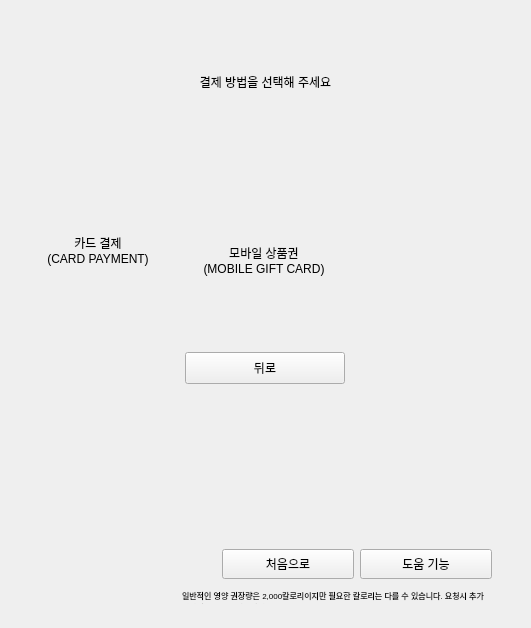
     <widget class="QWidget" name="page_payment_way">
      <layout class="QVBoxLayout" name="verticalLayout_56">
       <property name="spacing">
        <number>0</number>
       </property>
       <property name="leftMargin">
        <number>0</number>
       </property>
       <property name="topMargin">
        <number>0</number>
       </property>
       <property name="rightMargin">
        <number>0</number>
       </property>
       <property name="bottomMargin">
        <number>0</number>
       </property>
       <item>
        <widget class="QWidget" name="widget_48" native="true">
         <property name="minimumSize">
          <size>
           <width>0</width>
           <height>0</height>
          </size>
         </property>
         <property name="maximumSize">
          <size>
           <width>16777215</width>
           <height>16777215</height>
          </size>
         </property>
         <layout class="QVBoxLayout" name="verticalLayout_53">
          <item>
           <widget class="QWidget" name="widget_49" native="true">
            <layout class="QHBoxLayout" name="horizontalLayout_28">
             <item>
              <widget class="QLabel" name="label_7">
               <property name="minimumSize">
                <size>
                 <width>40</width>
                 <height>40</height>
                </size>
               </property>
               <property name="maximumSize">
                <size>
                 <width>40</width>
                 <height>40</height>
                </size>
               </property>
               <property name="text">
                <string/>
               </property>
               <property name="pixmap">
                <pixmap>../src/logo.png</pixmap>
               </property>
               <property name="scaledContents">
                <bool>true</bool>
               </property>
              </widget>
             </item>
            </layout>
           </widget>
          </item>
          <item>
           <widget class="QLabel" name="label_ask_pay_way">
            <property name="text">
             <string>결제 방법을 선택해 주세요</string>
            </property>
            <property name="alignment">
             <set>Qt::AlignCenter</set>
            </property>
           </widget>
          </item>
          <item>
           <widget class="QWidget" name="widget_50" native="true">
            <property name="minimumSize">
             <size>
              <width>0</width>
              <height>200</height>
             </size>
            </property>
            <property name="maximumSize">
             <size>
              <width>16777215</width>
              <height>200</height>
             </size>
            </property>
            <layout class="QHBoxLayout" name="horizontalLayout_29">
             <item>
              <widget class="QWidget" name="pay_way_1" native="true">
               <property name="minimumSize">
                <size>
                 <width>160</width>
                 <height>180</height>
                </size>
               </property>
               <property name="maximumSize">
                <size>
                 <width>160</width>
                 <height>180</height>
                </size>
               </property>
               <layout class="QVBoxLayout" name="verticalLayout_54">
                <item>
                 <widget class="QWidget" name="widget_51" native="true">
                  <property name="minimumSize">
                   <size>
                    <width>0</width>
                    <height>0</height>
                   </size>
                  </property>
                  <property name="maximumSize">
                   <size>
                    <width>16777215</width>
                    <height>16777215</height>
                   </size>
                  </property>
                  <layout class="QHBoxLayout" name="horizontalLayout_30">
                   <property name="spacing">
                    <number>0</number>
                   </property>
                   <property name="leftMargin">
                    <number>0</number>
                   </property>
                   <property name="topMargin">
                    <number>0</number>
                   </property>
                   <property name="rightMargin">
                    <number>0</number>
                   </property>
                   <property name="bottomMargin">
                    <number>0</number>
                   </property>
                   <item>
                    <widget class="QLabel" name="label_8">
                     <property name="minimumSize">
                      <size>
                       <width>100</width>
                       <height>100</height>
                      </size>
                     </property>
                     <property name="maximumSize">
                      <size>
                       <width>120</width>
                       <height>120</height>
                      </size>
                     </property>
                     <property name="text">
                      <string/>
                     </property>
                     <property name="pixmap">
                      <pixmap>../src/credit-card.svg</pixmap>
                     </property>
                     <property name="scaledContents">
                      <bool>true</bool>
                     </property>
                     <property name="alignment">
                      <set>Qt::AlignCenter</set>
                     </property>
                    </widget>
                   </item>
                  </layout>
                 </widget>
                </item>
                <item>
                 <widget class="QLabel" name="label_9">
                  <property name="text">
                   <string>카드 결제
(CARD PAYMENT)</string>
                  </property>
                  <property name="alignment">
                   <set>Qt::AlignCenter</set>
                  </property>
                 </widget>
                </item>
               </layout>
              </widget>
             </item>
             <item>
              <widget class="QWidget" name="pay_way_2" native="true">
               <property name="minimumSize">
                <size>
                 <width>160</width>
                 <height>180</height>
                </size>
               </property>
               <property name="maximumSize">
                <size>
                 <width>160</width>
                 <height>180</height>
                </size>
               </property>
               <layout class="QVBoxLayout" name="verticalLayout_55">
                <item>
                 <widget class="QWidget" name="widget_52" native="true">
                  <property name="minimumSize">
                   <size>
                    <width>0</width>
                    <height>0</height>
                   </size>
                  </property>
                  <property name="maximumSize">
                   <size>
                    <width>16777215</width>
                    <height>16777215</height>
                   </size>
                  </property>
                  <layout class="QHBoxLayout" name="horizontalLayout_31">
                   <property name="spacing">
                    <number>0</number>
                   </property>
                   <property name="leftMargin">
                    <number>0</number>
                   </property>
                   <property name="topMargin">
                    <number>0</number>
                   </property>
                   <property name="rightMargin">
                    <number>0</number>
                   </property>
                   <property name="bottomMargin">
                    <number>0</number>
                   </property>
                   <item>
                    <widget class="QLabel" name="label_10">
                     <property name="minimumSize">
                      <size>
                       <width>100</width>
                       <height>120</height>
                      </size>
                     </property>
                     <property name="maximumSize">
                      <size>
                       <width>100</width>
                       <height>120</height>
                      </size>
                     </property>
                     <property name="text">
                      <string/>
                     </property>
                     <property name="pixmap">
                      <pixmap>../src/phone-gift.svg</pixmap>
                     </property>
                     <property name="scaledContents">
                      <bool>true</bool>
                     </property>
                     <property name="alignment">
                      <set>Qt::AlignCenter</set>
                     </property>
                    </widget>
                   </item>
                  </layout>
                 </widget>
                </item>
                <item>
                 <widget class="QLabel" name="label_11">
                  <property name="text">
                   <string>모바일 상품권
(MOBILE GIFT CARD)</string>
                  </property>
                  <property name="alignment">
                   <set>Qt::AlignCenter</set>
                  </property>
                 </widget>
                </item>
               </layout>
              </widget>
             </item>
             <item>
              <spacer name="horizontalSpacer_17">
               <property name="orientation">
                <enum>Qt::Horizontal</enum>
               </property>
               <property name="sizeHint" stdset="0">
                <size>
                 <width>169</width>
                 <height>20</height>
                </size>
               </property>
              </spacer>
             </item>
            </layout>
           </widget>
          </item>
          <item>
           <spacer name="verticalSpacer_21">
            <property name="orientation">
             <enum>Qt::Vertical</enum>
            </property>
            <property name="sizeHint" stdset="0">
             <size>
              <width>20</width>
              <height>40</height>
             </size>
            </property>
           </spacer>
          </item>
          <item>
           <widget class="QWidget" name="widget_53" native="true">
            <property name="minimumSize">
             <size>
              <width>0</width>
              <height>50</height>
             </size>
            </property>
            <property name="maximumSize">
             <size>
              <width>16777215</width>
              <height>50</height>
             </size>
            </property>
            <layout class="QHBoxLayout" name="horizontalLayout_32">
             <item>
              <widget class="QPushButton" name="btn_back_pay_way">
               <property name="sizePolicy">
                <sizepolicy hsizetype="Minimum" vsizetype="Expanding">
                 <horstretch>0</horstretch>
                 <verstretch>0</verstretch>
                </sizepolicy>
               </property>
               <property name="minimumSize">
                <size>
                 <width>160</width>
                 <height>0</height>
                </size>
               </property>
               <property name="maximumSize">
                <size>
                 <width>160</width>
                 <height>16777215</height>
                </size>
               </property>
               <property name="text">
                <string>뒤로</string>
               </property>
              </widget>
             </item>
            </layout>
           </widget>
          </item>
          <item>
           <spacer name="verticalSpacer_22">
            <property name="orientation">
             <enum>Qt::Vertical</enum>
            </property>
            <property name="sizeHint" stdset="0">
             <size>
              <width>20</width>
              <height>40</height>
             </size>
            </property>
           </spacer>
          </item>
          <item>
           <widget class="QWidget" name="widget_footer_3" native="true">
            <property name="minimumSize">
             <size>
              <width>0</width>
              <height>180</height>
             </size>
            </property>
            <property name="maximumSize">
             <size>
              <width>16777215</width>
              <height>180</height>
             </size>
            </property>
            <layout class="QVBoxLayout" name="verticalLayout_170">
             <property name="spacing">
              <number>0</number>
             </property>
             <property name="leftMargin">
              <number>0</number>
             </property>
             <property name="topMargin">
              <number>0</number>
             </property>
             <property name="rightMargin">
              <number>0</number>
             </property>
             <property name="bottomMargin">
              <number>0</number>
             </property>
             <item>
              <widget class="QWidget" name="widget_97" native="true">
               <property name="maximumSize">
                <size>
                 <width>16777215</width>
                 <height>200</height>
                </size>
               </property>
               <layout class="QHBoxLayout" name="horizontalLayout_61">
                <property name="spacing">
                 <number>0</number>
                </property>
                <property name="leftMargin">
                 <number>0</number>
                </property>
                <property name="topMargin">
                 <number>0</number>
                </property>
                <property name="rightMargin">
                 <number>0</number>
                </property>
                <property name="bottomMargin">
                 <number>0</number>
                </property>
                <item>
                 <spacer name="horizontalSpacer_18">
                  <property name="orientation">
                   <enum>Qt::Horizontal</enum>
                  </property>
                  <property name="sizeType">
                   <enum>QSizePolicy::Expanding</enum>
                  </property>
                  <property name="sizeHint" stdset="0">
                   <size>
                    <width>40</width>
                    <height>20</height>
                   </size>
                  </property>
                 </spacer>
                </item>
                <item>
                 <widget class="QWidget" name="widget_105" native="true">
                  <property name="minimumSize">
                   <size>
                    <width>400</width>
                    <height>180</height>
                   </size>
                  </property>
                  <property name="maximumSize">
                   <size>
                    <width>400</width>
                    <height>180</height>
                   </size>
                  </property>
                  <property name="layoutDirection">
                   <enum>Qt::RightToLeft</enum>
                  </property>
                  <layout class="QVBoxLayout" name="verticalLayout_177">
                   <property name="spacing">
                    <number>0</number>
                   </property>
                   <property name="leftMargin">
                    <number>0</number>
                   </property>
                   <property name="topMargin">
                    <number>0</number>
                   </property>
                   <property name="rightMargin">
                    <number>30</number>
                   </property>
                   <property name="bottomMargin">
                    <number>0</number>
                   </property>
                   <item>
                    <spacer name="verticalSpacer_23">
                     <property name="orientation">
                      <enum>Qt::Vertical</enum>
                     </property>
                     <property name="sizeHint" stdset="0">
                      <size>
                       <width>20</width>
                       <height>40</height>
                      </size>
                     </property>
                    </spacer>
                   </item>
                   <item>
                    <widget class="QWidget" name="widget_106" native="true">
                     <property name="sizePolicy">
                      <sizepolicy hsizetype="Fixed" vsizetype="Fixed">
                       <horstretch>0</horstretch>
                       <verstretch>0</verstretch>
                      </sizepolicy>
                     </property>
                     <property name="minimumSize">
                      <size>
                       <width>270</width>
                       <height>30</height>
                      </size>
                     </property>
                     <property name="maximumSize">
                      <size>
                       <width>270</width>
                       <height>30</height>
                      </size>
                     </property>
                     <property name="sizeIncrement">
                      <size>
                       <width>0</width>
                       <height>0</height>
                      </size>
                     </property>
                     <layout class="QHBoxLayout" name="horizontalLayout_36">
                      <property name="leftMargin">
                       <number>0</number>
                      </property>
                      <property name="topMargin">
                       <number>0</number>
                      </property>
                      <property name="rightMargin">
                       <number>0</number>
                      </property>
                      <property name="bottomMargin">
                       <number>0</number>
                      </property>
                      <item>
                       <widget class="QPushButton" name="btn_help_stanby_5">
                        <property name="sizePolicy">
                         <sizepolicy hsizetype="Expanding" vsizetype="Expanding">
                          <horstretch>0</horstretch>
                          <verstretch>0</verstretch>
                         </sizepolicy>
                        </property>
                        <property name="minimumSize">
                         <size>
                          <width>130</width>
                          <height>25</height>
                         </size>
                        </property>
                        <property name="text">
                         <string>도움 기능</string>
                        </property>
                       </widget>
                      </item>
                      <item>
                       <widget class="QPushButton" name="btn_go_standby_4">
                        <property name="sizePolicy">
                         <sizepolicy hsizetype="Expanding" vsizetype="Expanding">
                          <horstretch>0</horstretch>
                          <verstretch>0</verstretch>
                         </sizepolicy>
                        </property>
                        <property name="minimumSize">
                         <size>
                          <width>130</width>
                          <height>25</height>
                         </size>
                        </property>
                        <property name="text">
                         <string>처음으로</string>
                        </property>
                       </widget>
                      </item>
                     </layout>
                    </widget>
                   </item>
                   <item>
                    <widget class="QWidget" name="widget_107" native="true">
                     <property name="maximumSize">
                      <size>
                       <width>310</width>
                       <height>40</height>
                      </size>
                     </property>
                     <layout class="QVBoxLayout" name="verticalLayout_178">
                      <property name="spacing">
                       <number>0</number>
                      </property>
                      <property name="leftMargin">
                       <number>0</number>
                      </property>
                      <property name="topMargin">
                       <number>10</number>
                      </property>
                      <property name="rightMargin">
                       <number>0</number>
                      </property>
                      <property name="bottomMargin">
                       <number>0</number>
                      </property>
                      <item>
                       <widget class="QLabel" name="label_warning_calories_5">
                        <property name="layoutDirection">
                         <enum>Qt::RightToLeft</enum>
                        </property>
                        <property name="text">
                         <string>&lt;html&gt;&lt;head/&gt;&lt;body&gt;&lt;p&gt;&lt;span style=&quot; font-size:6pt;&quot;&gt;일반적인 영양 권장량은 2,000칼로리이지만 필요한 칼로리는 다를 수 있습니다. 요청시 추가 영양정보를 제공해드립니다.&lt;/span&gt;&lt;/p&gt;&lt;/body&gt;&lt;/html&gt;</string>
                        </property>
                        <property name="wordWrap">
                         <bool>true</bool>
                        </property>
                       </widget>
                      </item>
                      <item>
                       <spacer name="verticalSpacer_34">
                        <property name="orientation">
                         <enum>Qt::Vertical</enum>
                        </property>
                        <property name="sizeType">
                         <enum>QSizePolicy::Fixed</enum>
                        </property>
                        <property name="sizeHint" stdset="0">
                         <size>
                          <width>20</width>
                          <height>20</height>
                         </size>
                        </property>
                       </spacer>
                      </item>
                     </layout>
                    </widget>
                   </item>
                  </layout>
                 </widget>
                </item>
               </layout>
              </widget>
             </item>
            </layout>
           </widget>
          </item>
         </layout>
         <zorder>widget_49</zorder>
         <zorder>widget_50</zorder>
         <zorder>widget_53</zorder>
         <zorder>label_ask_pay_way</zorder>
         <zorder>widget_footer_3</zorder>
        </widget>
       </item>
      </layout>
     </widget>
